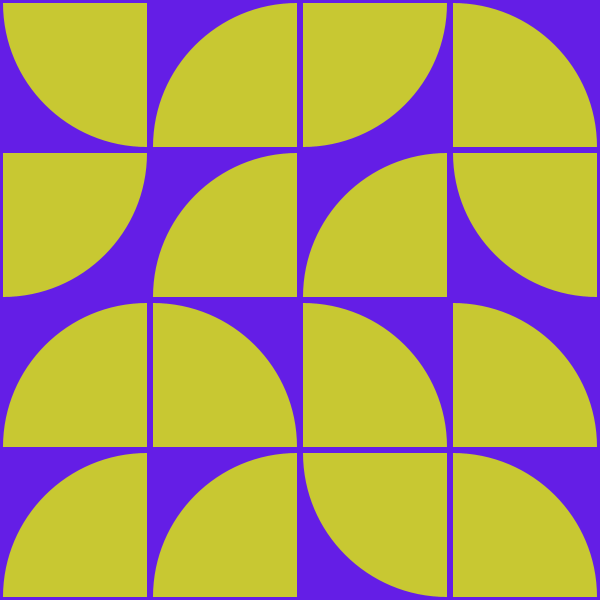
Frame 1 (no input)
Frame 60 (the mouse pressed at the canvas centre just before this capture): identical to frame 1, image omitted
Frame 120 (the mouse held since frame 60 and released just before this capture): identical to frame 1, image omitted

The Processing sketch that drew this single still picture (run headless with seeded random() and noise(); from frame 60 on, the mouse is pressed at the canvas centre):

// Processing sketch: Tiles
// ── Tiles.pde
int rows = 4, cols = 4, between = 3;
int[][] Tiles = new int[rows][cols];
void setup() {
  size(600, 600);
  fill(200, 200, 50);
  for (int i = 0; i < rows; i++) {
    for (int j = 0; j < cols; j++) {
      Tiles[i][j] = floor(random(4));
    }
  }
}

void draw() {
  background(100, 30, 230);
  noStroke();
  for (int i = 0; i < rows; i++) {
    float y = i * (height / (float)rows);
    for (int j = 0; j < cols; j++) {
      float x = j * (width / (float)cols);
      drawTileShape(x + between, y + between, 
        width / (float)cols - between*2, 
        height / (float)rows - between*2, 
        Tiles[i][j]);
    }
  }
}

void drawTileShape(float x, float y, float newW, float newH, int tileNum) {
  switch(tileNum) {
  case 0: //Délnyugati sarok
    arc(x, y+newH, 2*newW, 2*newH, 1.5*PI, TWO_PI);
    break;
  case 1: //Délkeleti sarok
    arc(x+newW, y+newH, 2*newW, 2*newH, PI, PI + HALF_PI);
    break;
  case 2: //Északkeleti sarok
    arc(x+newW, y, 2*newW, 2*newH, HALF_PI, PI);
    break;
  case 3: //Északnyugati sarok
    arc(x, y, 2*newW, 2*newH, 0, HALF_PI);
    break;
  }
}

void keyPressed() {
  for (int i = 0; i < rows; i++) {
    for (int j = 0; j < cols; j++) {
      Tiles[i][j] = floor(random(4));
    }
  }
}

void mouseClicked() {
  int j = floor(cols * mouseX / width);
  int i = floor(rows * mouseY / height);
  Tiles[i][j] = (Tiles[i][j] + 1) % 4;
}
